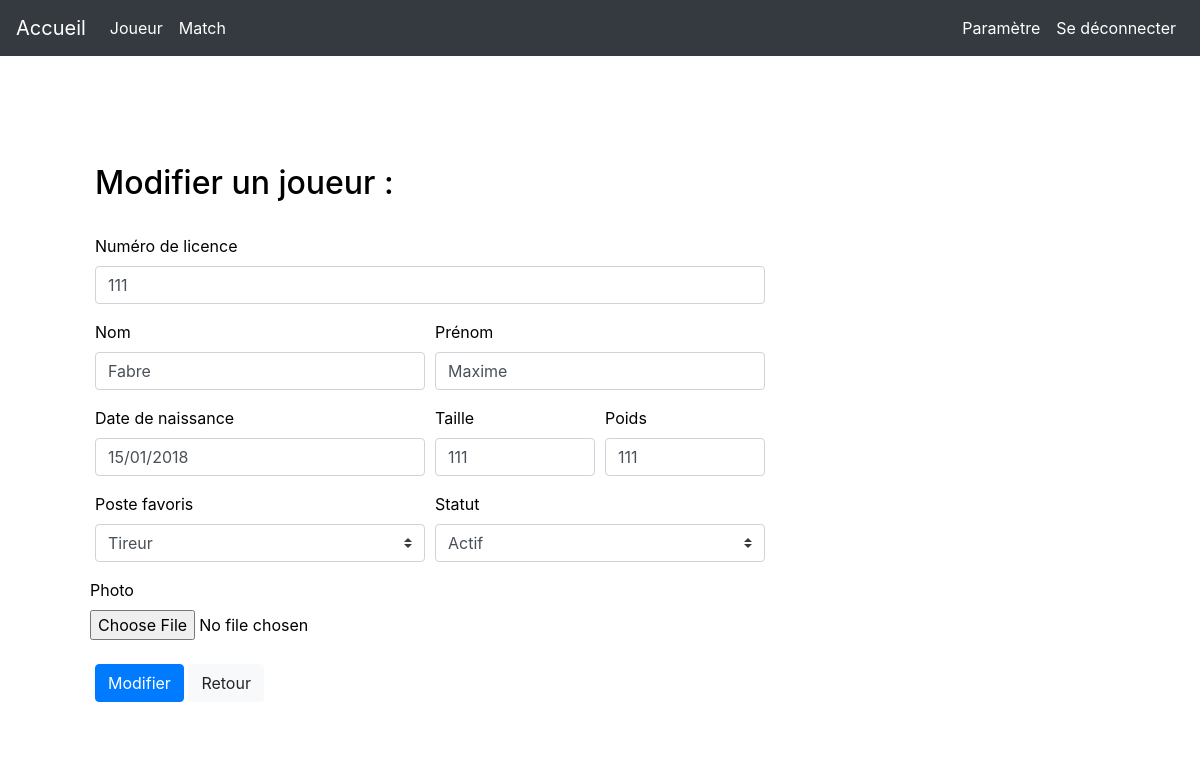
/modifierJoueur.php?NumLicence=111 (signed in), run on the app's committed database.
### tables this page shows
CREATE TABLE `joueur` (
  `NumLicence` int(11) NOT NULL,
  `Nom` varchar(50) NOT NULL,
  `Prenom` varchar(50) NOT NULL,
  `DateDeNaissance` char(10) NOT NULL,
  `Taille` smallint(11) DEFAULT NULL,
  `Poids` smallint(3) DEFAULT NULL,
  `PostePref` enum('1','2','3') DEFAULT NULL,
  `Statut` enum('1','2','3','4') NOT NULL DEFAULT '1',
  `extPhoto` varchar(4) DEFAULT NULL
);

### lib.php (the view, shortened to what this page needs)
<?php
function formulaire($nom, $tab, $titre)
{
    ?>
    <div class="container-fluid">
        <br/>
        <h2><?php echo $titre; ?> un joueur :</h2><br/>
        <form action="<?php echo $nom; ?>" enctype="multipart/form-data" method="POST" class="needs-validation"
              novalidate>
            <div class="form-row">
                <div class="col-md-8 mb-3">
                    <label for="validationCustom01">Numéro de licence</label>
                    <input type="number" name="NumLicence" class="form-control" id="validationCustom01"
                           placeholder="Numéro de licence" value="<?php if (isset($tab['NumLicence'])) {
                        echo($tab['NumLicence']);
                    } ?>" required>
                </div>
            </div>
            <div class="form-row">
                <div class="col-md-4 mb-3">
                    <label for="validationCustom02">Nom</label>
                    <input type="text" name="Nom" class="form-control" id="validationCustom02"
                           placeholder="Nom de famille" value="<?php if (isset($tab['Nom'])) {
                        echo($tab['Nom']);
                    } ?>" required>
                </div>
                <div class="col-md-4 mb-3">
                    <label for="validationCustom03">Prénom</label>
                    <input type="text" name="Prenom" class="form-control" id="validationCustom03" placeholder="Prénom"
                           value="<?php if (isset($tab['Prenom'])) {
                               echo($tab['Prenom']);
                           } ?>" required>
                </div>
            </div>
            <div class="form-row">
                <div class="col-md-4 mb-3">
                    <label for="validationCustom04">Date de naissance</label>
                    <input type="text" name="Ddn" class="form-control" id="validationCustom04" placeholder="JJ/MM/AAAA"
                           value="<?php if (isset($tab['Ddn'])) {
                               echo($tab['Ddn']);
                           } ?>" required>
                </div>
                <div class="col-md-2 mb-3">
                    <label for="validationCustom05">Taille</label>
                    <input type="number" name="Taille" class="form-control" id="validationCustom05"
                           placeholder="(en cm)" value="<?php if (isset($tab['Taille'])) {
                        echo($tab['Taille']);
                    } ?>" required>
                </div>
                <div class="col-md-2 mb-3">
                    <label for="validationCustom06">Poids</label>
                    <input type="number" name="Poids" class="form-control" id="validationCustom06" placeholder="(en kg)"
                           value="<?php if (isset($tab['Poids'])) {
                               echo($tab['Poids']);
                           } ?>" required>
                </div>
            </div>
            <div class="form-row">
                <div class="col-md-4 mb-3">
                    <label for="validationCustom07">Poste favoris</label>
                    <select class="custom-select mr-sm-2" id="inlineFormCustomSelect" name='PostePref'>
                        <option <?php if (isset($tab['PostePref'])) {
                            if ($tab['PostePref'] == 1) {
                                echo "selected";
                            }
                        } ?> value="1">Tireur
                        </option>
                    </select>
                </div>
                <div class="col-md-4 mb-3">
                    <label for="validationCustom07">Statut</label>
                    <select class="custom-select mr-sm-2" id="inlineFormCustomSelect" name='Statut'>
                        <option <?php if (isset($tab['Statut'])) {
                            if ($tab['Statut'] == 1) {
                                echo "selected";
                            }
                        } ?> value="1">Actif
                        </option>
                    </select>
                </div>
            </div>
            <div class="form-row">
                <label for="validationCustom08">Photo</label>
                <input type="file" class="form-control-file" id="Image"
                       name="Image" <?php if (strrchr($_SERVER['SCRIPT_NAME'], '/') == "/ajouterJoueur.php") {
                    echo "required";
                } ?> />
            </div>
            <br/>
            <button class="btn btn-primary" type="submit" name="Ajouter"><?php echo $titre; ?></button>
            <a class="btn btn-light" href=javascript:history.go(-1) role="button">Retour</a>
        </form>
    </div>
    <?php
}
    ?>

### data on the page
joueur: NumLicence "111", Nom "Fabre", Prenom "Maxime", Ddn "15/01/2018", Taille "111", Poids "111", PostePref "Tireur", Statut "Actif"

### other printed values
$titre "Modifier"
